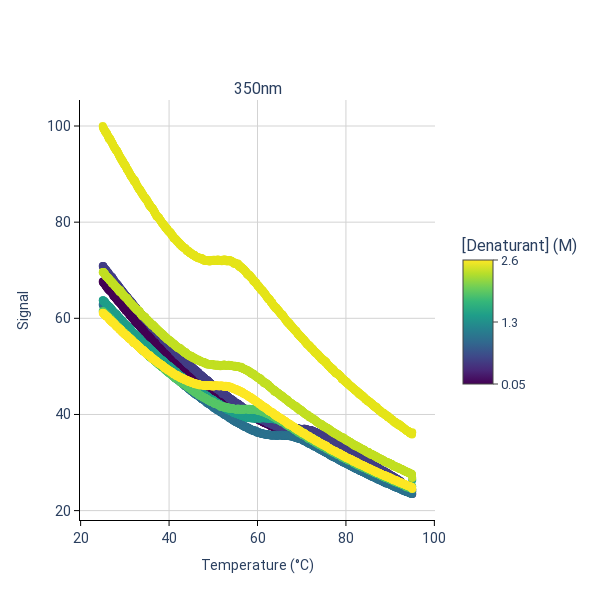

The code cell stored with this chart in its notebook:
### Code cell
fig = pychem.plot_unfolding(sample,plot_config=plot_config)
fig.update_layout(
    template="plotly_white",
    paper_bgcolor="white",
    plot_bgcolor="white"
)
fig.show()

### Figure 1 — Plotly figure (JSON) as saved in the notebook; plotly's stock layout.template omitted (floating-point values rounded to 4 significant figures; data arrays with more than 128 entries replaced by an {"elided": "..."} marker saying what was removed)
{"data": [{"marker": {"color": "#440154", "size": 8}, "mode": "markers", "name": "0.05 M", "showlegend": false, "x": {"elided": "1301 float values"}, "y": {"elided": "1301 float values"}, "type": "scatter", "xaxis": "x", "yaxis": "y"}, {"marker": {"color": "#433e85", "size": 8}, "mode": "markers", "name": "0.52 M", "showlegend": false, "x": {"elided": "1301 float values"}, "y": {"elided": "1301 float values"}, "type": "scatter", "xaxis": "x", "yaxis": "y"}, {"marker": {"color": "#2c718e", "size": 8}, "mode": "markers", "name": "1.00 M", "showlegend": false, "x": {"elided": "1301 float values"}, "y": {"elided": "1301 float values"}, "type": "scatter", "xaxis": "x", "yaxis": "y"}, {"marker": {"color": "#1f9e89", "size": 8}, "mode": "markers", "name": "1.47 M", "showlegend": false, "x": {"elided": "1301 float values"}, "y": {"elided": "1301 float values"}, "type": "scatter", "xaxis": "x", "yaxis": "y"}, {"marker": {"color": "#56c667", "size": 8}, "mode": "markers", "name": "1.95 M", "showlegend": false, "x": {"elided": "1301 float values"}, "y": {"elided": "1301 float values"}, "type": "scatter", "xaxis": "x", "yaxis": "y"}, {"marker": {"color": "#c2df23", "size": 8}, "mode": "markers", "name": "2.38 M", "showlegend": false, "x": {"elided": "1301 float values"}, "y": {"elided": "1301 float values"}, "type": "scatter", "xaxis": "x", "yaxis": "y"}, {"marker": {"color": "#e5e419", "size": 8}, "mode": "markers", "name": "2.50 M", "showlegend": false, "x": {"elided": "1301 float values"}, "y": {"elided": "1301 float values"}, "type": "scatter", "xaxis": "x", "yaxis": "y"}, {"marker": {"color": "#fde725", "size": 8}, "mode": "markers", "name": "2.61 M", "showlegend": false, "x": {"elided": "1301 float values"}, "y": {"elided": "1301 float values"}, "type": "scatter", "xaxis": "x", "yaxis": "y"}, {"hoverinfo": "skip", "marker": {"cmax": 2.61, "cmin": 0.05, "colorbar": {"len": 0.4, "orientation": "v", "outlinewidth": 1, "tickfont": {"size": 13}, "ticks": "outside", "ticktext": ["0.05", "1.3", "2.6"], "tickvals": [0.05, 1.33, 2.61], "title": {"text": "[Denaturant] (M)"}, "x": 1.05, "xanchor": "left", "y": 0.5, "yanchor": "middle"}, "colorscale": [[0.0, "#440154"], [0.1111, "#482878"], [0.2222, "#3e4989"], [0.3333, "#31688e"], [0.4444, "#26828e"], [0.5556, "#1f9e89"], [0.6667, "#35b779"], [0.7778, "#6ece58"], [0.8889, "#b5de2b"], [1.0, "#fde725"]]}, "mode": "markers", "showlegend": false, "x": [null], "y": [null], "type": "scatter", "xaxis": "x", "yaxis": "y"}], "layout": {"xaxis": {"anchor": "y", "domain": [0.0, 1.0], "title": {"font": {"size": 14}, "text": "Temperature (°C)"}, "tickfont": {"size": 14}, "showgrid": true, "gridwidth": 1, "gridcolor": "lightgray", "showline": true, "linewidth": 1, "linecolor": "black", "zeroline": false, "tickcolor": "black", "ticks": "outside", "tickwidth": 1, "ticklen": 5}, "yaxis": {"anchor": "x", "domain": [0.0, 1.0], "title": {"font": {"size": 14}, "text": "Signal"}, "tickfont": {"size": 14}, "showgrid": true, "gridwidth": 1, "gridcolor": "lightgray", "showline": true, "linewidth": 1, "linecolor": "black", "zeroline": false, "tickcolor": "black", "ticks": "outside", "tickwidth": 1, "ticklen": 5, "nticks": 5}, "annotations": [{"font": {"size": 16}, "showarrow": false, "text": "350nm", "x": 0.5, "xanchor": "center", "xref": "paper", "y": 1.0, "yanchor": "bottom", "yref": "paper"}], "font": {"family": "Roboto"}, "legend": {"font": {"size": 13}}, "plot_bgcolor": "white", "paper_bgcolor": "white", "width": 600, "height": 600}}
